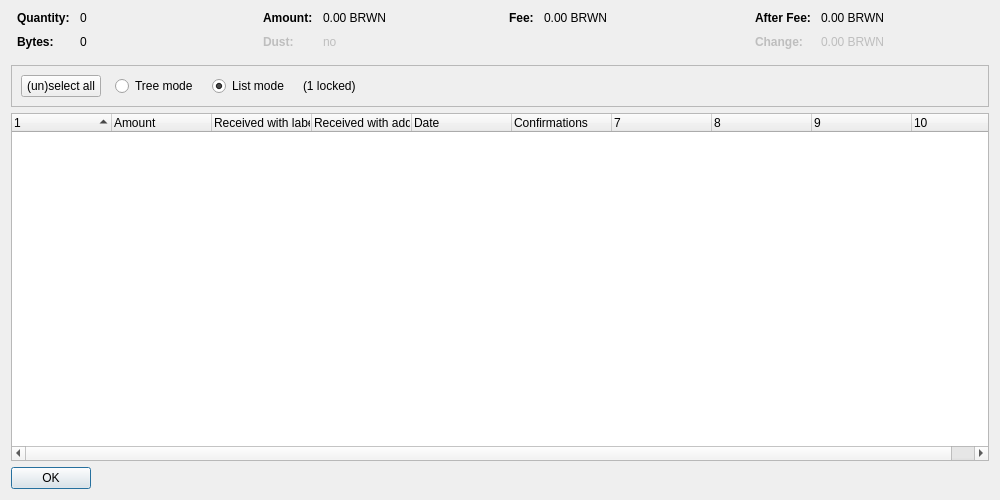
<?xml version="1.0" encoding="UTF-8"?>
<ui version="4.0">
 <class>CoinControlDialog</class>
 <widget class="QDialog" name="CoinControlDialog">
  <property name="geometry">
   <rect>
    <x>0</x>
    <y>0</y>
    <width>1000</width>
    <height>500</height>
   </rect>
  </property>
  <property name="windowTitle">
   <string>Coin Selection</string>
  </property>
  <layout class="QVBoxLayout" name="verticalLayout">
   <item>
    <layout class="QHBoxLayout" name="horizontalLayoutTop" stretch="0,0,0,0">
     <property name="topMargin">
      <number>0</number>
     </property>
     <property name="bottomMargin">
      <number>10</number>
     </property>
     <item>
      <layout class="QFormLayout" name="formLayoutCoinControl1">
       <property name="horizontalSpacing">
        <number>10</number>
       </property>
       <property name="verticalSpacing">
        <number>10</number>
       </property>
       <property name="leftMargin">
        <number>6</number>
       </property>
       <property name="rightMargin">
        <number>6</number>
       </property>
       <item row="0" column="0">
        <widget class="QLabel" name="labelCoinControlQuantityText">
         <property name="font">
          <font>
           <weight>75</weight>
           <bold>true</bold>
          </font>
         </property>
         <property name="text">
          <string>Quantity:</string>
         </property>
        </widget>
       </item>
       <item row="0" column="1">
        <widget class="QLabel" name="labelCoinControlQuantity">
         <property name="cursor">
          <cursorShape>IBeamCursor</cursorShape>
         </property>
         <property name="contextMenuPolicy">
          <enum>Qt::ActionsContextMenu</enum>
         </property>
         <property name="text">
          <string notr="true">0</string>
         </property>
         <property name="textInteractionFlags">
          <set>Qt::LinksAccessibleByMouse|Qt::TextSelectableByKeyboard|Qt::TextSelectableByMouse</set>
         </property>
        </widget>
       </item>
       <item row="1" column="0">
        <widget class="QLabel" name="labelCoinControlBytesText">
         <property name="font">
          <font>
           <weight>75</weight>
           <bold>true</bold>
          </font>
         </property>
         <property name="text">
          <string>Bytes:</string>
         </property>
        </widget>
       </item>
       <item row="1" column="1">
        <widget class="QLabel" name="labelCoinControlBytes">
         <property name="cursor">
          <cursorShape>IBeamCursor</cursorShape>
         </property>
         <property name="contextMenuPolicy">
          <enum>Qt::ActionsContextMenu</enum>
         </property>
         <property name="text">
          <string notr="true">0</string>
         </property>
         <property name="textInteractionFlags">
          <set>Qt::LinksAccessibleByMouse|Qt::TextSelectableByKeyboard|Qt::TextSelectableByMouse</set>
         </property>
        </widget>
       </item>
      </layout>
     </item>
     <item>
      <layout class="QFormLayout" name="formLayoutCoinControl2">
       <property name="horizontalSpacing">
        <number>10</number>
       </property>
       <property name="verticalSpacing">
        <number>10</number>
       </property>
       <property name="leftMargin">
        <number>6</number>
       </property>
       <property name="rightMargin">
        <number>6</number>
       </property>
       <item row="0" column="0">
        <widget class="QLabel" name="labelCoinControlAmountText">
         <property name="font">
          <font>
           <weight>75</weight>
           <bold>true</bold>
          </font>
         </property>
         <property name="text">
          <string>Amount:</string>
         </property>
        </widget>
       </item>
       <item row="0" column="1">
        <widget class="QLabel" name="labelCoinControlAmount">
         <property name="cursor">
          <cursorShape>IBeamCursor</cursorShape>
         </property>
         <property name="contextMenuPolicy">
          <enum>Qt::ActionsContextMenu</enum>
         </property>
         <property name="text">
          <string notr="true">0.00 BRWN</string>
         </property>
         <property name="textInteractionFlags">
          <set>Qt::LinksAccessibleByMouse|Qt::TextSelectableByKeyboard|Qt::TextSelectableByMouse</set>
         </property>
        </widget>
       </item>
       <item row="1" column="0">
        <widget class="QLabel" name="labelCoinControlLowOutputText">
         <property name="enabled">
          <bool>false</bool>
         </property>
         <property name="font">
          <font>
           <weight>75</weight>
           <bold>true</bold>
          </font>
         </property>
         <property name="text">
          <string>Dust:</string>
         </property>
        </widget>
       </item>
       <item row="1" column="1">
        <widget class="QLabel" name="labelCoinControlLowOutput">
         <property name="enabled">
          <bool>false</bool>
         </property>
         <property name="cursor">
          <cursorShape>IBeamCursor</cursorShape>
         </property>
         <property name="contextMenuPolicy">
          <enum>Qt::ActionsContextMenu</enum>
         </property>
         <property name="text">
          <string notr="true">no</string>
         </property>
         <property name="textInteractionFlags">
          <set>Qt::LinksAccessibleByMouse|Qt::TextSelectableByKeyboard|Qt::TextSelectableByMouse</set>
         </property>
        </widget>
       </item>
      </layout>
     </item>
     <item>
      <layout class="QFormLayout" name="formLayoutCoinControl3">
       <property name="horizontalSpacing">
        <number>10</number>
       </property>
       <property name="verticalSpacing">
        <number>10</number>
       </property>
       <property name="leftMargin">
        <number>6</number>
       </property>
       <property name="rightMargin">
        <number>6</number>
       </property>
       <item row="0" column="0">
        <widget class="QLabel" name="labelCoinControlFeeText">
         <property name="font">
          <font>
           <weight>75</weight>
           <bold>true</bold>
          </font>
         </property>
         <property name="text">
          <string>Fee:</string>
         </property>
        </widget>
       </item>
       <item row="0" column="1">
        <widget class="QLabel" name="labelCoinControlFee">
         <property name="cursor">
          <cursorShape>IBeamCursor</cursorShape>
         </property>
         <property name="contextMenuPolicy">
          <enum>Qt::ActionsContextMenu</enum>
         </property>
         <property name="text">
          <string notr="true">0.00 BRWN</string>
         </property>
         <property name="textInteractionFlags">
          <set>Qt::LinksAccessibleByMouse|Qt::TextSelectableByKeyboard|Qt::TextSelectableByMouse</set>
         </property>
        </widget>
       </item>
      </layout>
     </item>
     <item>
      <layout class="QFormLayout" name="formLayoutCoinControl4">
       <property name="horizontalSpacing">
        <number>10</number>
       </property>
       <property name="verticalSpacing">
        <number>10</number>
       </property>
       <property name="leftMargin">
        <number>6</number>
       </property>
       <property name="rightMargin">
        <number>6</number>
       </property>
       <item row="0" column="0">
        <widget class="QLabel" name="labelCoinControlAfterFeeText">
         <property name="font">
          <font>
           <weight>75</weight>
           <bold>true</bold>
          </font>
         </property>
         <property name="text">
          <string>After Fee:</string>
         </property>
        </widget>
       </item>
       <item row="0" column="1">
        <widget class="QLabel" name="labelCoinControlAfterFee">
         <property name="cursor">
          <cursorShape>IBeamCursor</cursorShape>
         </property>
         <property name="contextMenuPolicy">
          <enum>Qt::ActionsContextMenu</enum>
         </property>
         <property name="text">
          <string notr="true">0.00 BRWN</string>
         </property>
         <property name="textInteractionFlags">
          <set>Qt::LinksAccessibleByMouse|Qt::TextSelectableByKeyboard|Qt::TextSelectableByMouse</set>
         </property>
        </widget>
       </item>
       <item row="1" column="0">
        <widget class="QLabel" name="labelCoinControlChangeText">
         <property name="enabled">
          <bool>false</bool>
         </property>
         <property name="font">
          <font>
           <weight>75</weight>
           <bold>true</bold>
          </font>
         </property>
         <property name="text">
          <string>Change:</string>
         </property>
        </widget>
       </item>
       <item row="1" column="1">
        <widget class="QLabel" name="labelCoinControlChange">
         <property name="enabled">
          <bool>false</bool>
         </property>
         <property name="cursor">
          <cursorShape>IBeamCursor</cursorShape>
         </property>
         <property name="contextMenuPolicy">
          <enum>Qt::ActionsContextMenu</enum>
         </property>
         <property name="text">
          <string notr="true">0.00 BRWN</string>
         </property>
         <property name="textInteractionFlags">
          <set>Qt::LinksAccessibleByMouse|Qt::TextSelectableByKeyboard|Qt::TextSelectableByMouse</set>
         </property>
        </widget>
       </item>
      </layout>
     </item>
    </layout>
   </item>
   <item>
    <widget class="QFrame" name="frame">
     <property name="minimumSize">
      <size>
       <width>0</width>
       <height>40</height>
      </size>
     </property>
     <property name="frameShape">
      <enum>QFrame::StyledPanel</enum>
     </property>
     <property name="frameShadow">
      <enum>QFrame::Sunken</enum>
     </property>
     <layout class="QHBoxLayout" name="horizontalLayout">
      <item>
       <layout class="QHBoxLayout" name="horizontalLayoutPanel" stretch="0,0,0,0,0">
        <property name="spacing">
         <number>14</number>
        </property>
        <item>
         <widget class="QPushButton" name="pushButtonSelectAll">
          <property name="sizePolicy">
           <sizepolicy hsizetype="Maximum" vsizetype="Fixed">
            <horstretch>0</horstretch>
            <verstretch>0</verstretch>
           </sizepolicy>
          </property>
          <property name="text">
           <string>(un)select all</string>
          </property>
          <property name="autoDefault">
           <bool>false</bool>
          </property>
         </widget>
        </item>
        <item>
         <widget class="QRadioButton" name="radioTreeMode">
          <property name="sizePolicy">
           <sizepolicy hsizetype="Maximum" vsizetype="Fixed">
            <horstretch>0</horstretch>
            <verstretch>0</verstretch>
           </sizepolicy>
          </property>
          <property name="text">
           <string>Tree mode</string>
          </property>
         </widget>
        </item>
        <item>
         <widget class="QRadioButton" name="radioListMode">
          <property name="sizePolicy">
           <sizepolicy hsizetype="Maximum" vsizetype="Fixed">
            <horstretch>0</horstretch>
            <verstretch>0</verstretch>
           </sizepolicy>
          </property>
          <property name="text">
           <string>List mode</string>
          </property>
          <property name="checked">
           <bool>true</bool>
          </property>
         </widget>
        </item>
        <item>
         <widget class="QLabel" name="labelLocked">
          <property name="text">
           <string notr="true">(1 locked)</string>
          </property>
         </widget>
        </item>
        <item>
         <spacer name="horizontalSpacer">
          <property name="orientation">
           <enum>Qt::Horizontal</enum>
          </property>
          <property name="sizeHint" stdset="0">
           <size>
            <width>40</width>
            <height>20</height>
           </size>
          </property>
         </spacer>
        </item>
       </layout>
      </item>
     </layout>
    </widget>
   </item>
   <item>
    <widget class="CoinControlTreeWidget" name="treeWidget">
     <property name="contextMenuPolicy">
      <enum>Qt::CustomContextMenu</enum>
     </property>
     <property name="sortingEnabled">
      <bool>false</bool>
     </property>
     <property name="columnCount">
      <number>10</number>
     </property>
     <attribute name="headerShowSortIndicator" stdset="0">
      <bool>true</bool>
     </attribute>
     <attribute name="headerStretchLastSection">
      <bool>false</bool>
     </attribute>
     <column>
      <property name="text">
       <string/>
      </property>
     </column>
     <column>
      <property name="text">
       <string>Amount</string>
      </property>
     </column>
     <column>
      <property name="text">
       <string>Received with label</string>
      </property>
     </column>
     <column>
      <property name="text">
       <string>Received with address</string>
      </property>
     </column>
     <column>
      <property name="text">
       <string>Date</string>
      </property>
     </column>
     <column>
      <property name="text">
       <string>Confirmations</string>
      </property>
      <property name="toolTip">
       <string>Confirmed</string>
      </property>
     </column>
     <column>
      <property name="text">
       <string/>
      </property>
     </column>
     <column>
      <property name="text">
       <string/>
      </property>
     </column>
     <column>
      <property name="text">
       <string/>
      </property>
     </column>
     <column>
      <property name="text">
       <string/>
      </property>
     </column>
    </widget>
   </item>
   <item>
    <widget class="QDialogButtonBox" name="buttonBox">
     <property name="sizePolicy">
      <sizepolicy hsizetype="Maximum" vsizetype="Fixed">
       <horstretch>0</horstretch>
       <verstretch>0</verstretch>
      </sizepolicy>
     </property>
     <property name="orientation">
      <enum>Qt::Horizontal</enum>
     </property>
     <property name="standardButtons">
      <set>QDialogButtonBox::Ok</set>
     </property>
    </widget>
   </item>
  </layout>
 </widget>
 <customwidgets>
  <customwidget>
   <class>CoinControlTreeWidget</class>
   <extends>QTreeWidget</extends>
   <header>qt/coincontroltreewidget.h</header>
  </customwidget>
 </customwidgets>
 <resources/>
 <connections/>
</ui>
